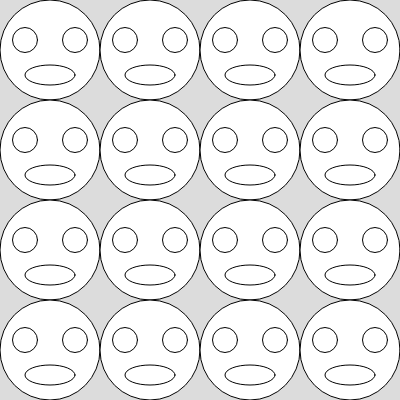
Frame 1 (no input)
Frame 60 (no input): identical to frame 1, image omitted
Frame 120 (the mouse pressed at the canvas centre since frame 60): identical to frame 1, image omitted

The p5.js sketch that drew this single still picture (run headless with seeded random() and noise() and a simulated clock; from frame 60 on, the mouse is pressed at the canvas centre):

// p5.js sketch
// ── sketch.js
function setup() {
  createCanvas(400, 400);
}

function draw() {
  background(220);
  draw_line();
  translate(-300,100);
  draw_line();
  translate(-300,100);
  draw_line();
  translate(-300,100);
  draw_line();
}
  
function draw_line() {
  draw_head();
  
  translate(100,0);
  draw_head();

  translate(100,0);
  draw_head();

  translate(100,0);
  draw_head();
}

function draw_head() {
  circle(50,50,100);
  circle(25,40,25);
  circle(75,40,25);
  ellipse(50,75,50,20);
}
